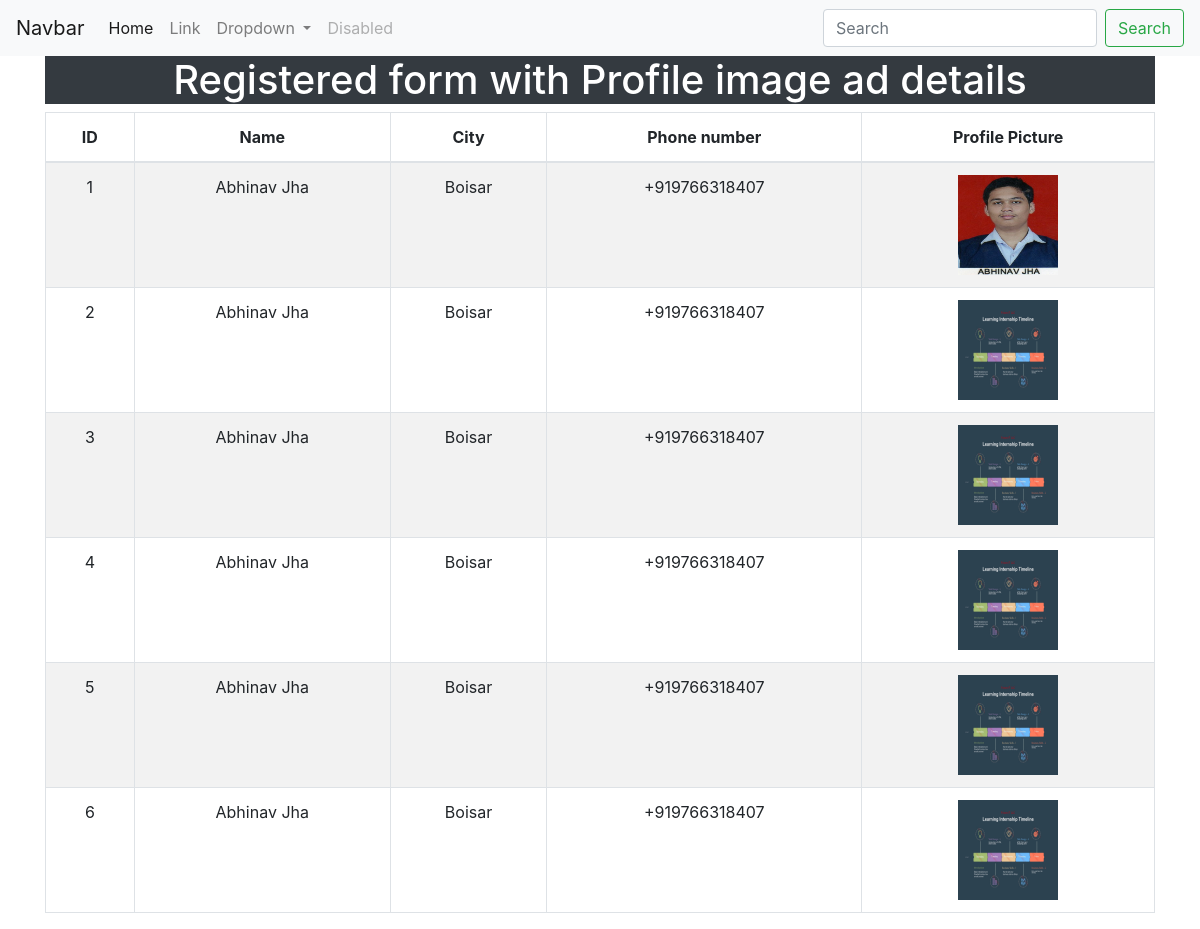
/upload.php, run on the app's committed database.
### tables this page shows
CREATE TABLE `register` (
  `id` int(255) NOT NULL,
  `name` varchar(255) NOT NULL,
  `city` varchar(255) NOT NULL,
  `phone number` varchar(255) NOT NULL,
  `image` varchar(255) NOT NULL
);

### upload.php (the view, shortened to what this page needs)
<!DOCTYPE html>
<html>
<head>
	<link rel="stylesheet" href="https://stackpath.bootstrapcdn.com/bootstrap/4.5.2/css/bootstrap.min.css">
</head>
<body>
<nav class="navbar navbar-expand-lg navbar-light bg-light">
  <a class="navbar-brand" href="#">Navbar</a>
  <div class="collapse navbar-collapse" id="navbarSupportedContent">
    <ul class="navbar-nav mr-auto">
      <li class="nav-item active">
        <a class="nav-link" href="#">Home <span class="sr-only">(current)</span></a>
      </li>
      <li class="nav-item">
        <a class="nav-link" href="#">Link</a>
      </li>
      <li class="nav-item dropdown">
        <a class="nav-link dropdown-toggle" href="#" id="navbarDropdown" role="button" data-toggle="dropdown" aria-haspopup="true" aria-expanded="false">
          Dropdown
        </a>
      </li>
      <li class="nav-item">
        <a class="nav-link disabled" href="#" tabindex="-1" aria-disabled="true">Disabled</a>
      </li>
    </ul>
    <form class="form-inline my-2 my-lg-0">
      <input class="form-control mr-sm-2" type="search" placeholder="Search" aria-label="Search">
      <button class="btn btn-outline-success my-2 my-sm-0" type="submit">Search</button>
    </form>
  </div>
</nav>
<div class="container">
	<h1 class="text-center text-white bg-dark">Registered form with Profile image ad details</h1>
	<div class="table-responsive">
		<table class="table table-bordered table-striped table-hover text-center">
		<thead>
			<th>ID</th>
			<th>Name</th>
			<th>City</th>
			<th>Phone number</th>
			<th>Profile Picture</th>
		</thead>
		<tbody>
			<?php
				$conn = mysqli_connect('localhost','root');
				mysqli_select_db($conn,'img_form_php');
						$limit = 6;
						$page = isset($_GET['page']) ? $_GET['page'] : 1;
						$start = ($page - 1) * $limit;
						$disp = "select * from register LIMIT $start,$limit";
						$querydisplay = mysqli_query($conn,$disp);
						while($result = mysqli_fetch_array($querydisplay)){
								?>
								<tr>
									<td><?php echo $result['id']; ?></td>
									<td><?php echo $result['name']; ?></td>
									<td><?php echo $result['city']; ?></td>
									<td><?php echo $result['phone number']; ?></td>
									<td><img src="<?php echo $result['image']; ?>" height = "100px" width = "100px"></td>
								</tr>
								<?php
				}
			?>
		</tbody>
		</table>
	</div>
</div>
</body>
</html>

### data on the page
register: id "1", name "Abhinav Jha", city "Boisar", phone number "+919766318407", image (picture)
register: id "2", name "Abhinav Jha", city "Boisar", phone number "+919766318407", image (picture)
register: id "3", name "Abhinav Jha", city "Boisar", phone number "+919766318407", image (picture)
register: id "4", name "Abhinav Jha", city "Boisar", phone number "+919766318407", image (picture)
register: id "5", name "Abhinav Jha", city "Boisar", phone number "+919766318407", image (picture)
register: id "6", name "Abhinav Jha", city "Boisar", phone number "+919766318407", image (picture)
